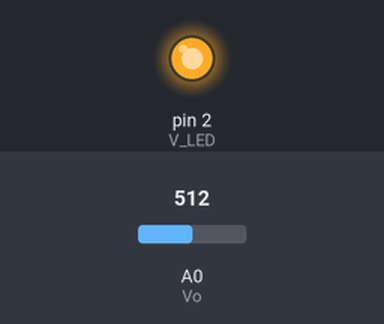
The sketch below on a simulated Arduino Uno, built with avr-gcc and run on an emulated ATmega328P. On the bench: output pins drawn as LEDs (lit = HIGH). The inputs (shaded band) are chosen by the test bench; at power-on: A0 (Vo) = 512. What the sketch prints to the serial monitor is not drawn.

Above: at 0.1 s.
Timing chart, 0 to 1.6 s (numbered marks = the images above):
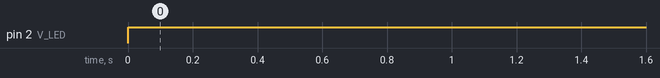

Measured:
- by itself, pin 2 (V_LED): LOW → HIGH at 0.00 s

The sketch:

sketch_nov09a.ino
```cpp
//#define no_dust 0.3
//#define dustout A0
//#define v_led 8
//
//void setup(){
//  Serial.begin(9600);
//  pinMode(v_led, OUTPUT);
//  pinMode(dustout, INPUT);
//}
//
//int r = 1;
//float dust_density = 0;
//void loop(){
//  digitalWrite(v_led, LOW);
//  delayMicroseconds(280);
//  float vo_value = analogRead(dustout);
//  delayMicroseconds(40);
//  digitalWrite(v_led, HIGH);
//  delayMicroseconds(9680);
//
//  Serial.println(vo_value);
//  if(Serial.available()){
//    r = r + (Serial.read() - '0');
//  }
//  delay(1200);
// }
//
// float get_voltage(float value){
//   return value * 5.0 / 1024.0;
// }
// float get_dust_density(float voltage){
//   return (voltage - no_dust) / 0.005;
// }

int Vo = 14;
int V_LED = 2;

float Vo_value = 0;
float Voltage = 0;
float dustDensity = 0;

void setup(){
  Serial.begin(9600);
  pinMode(V_LED, OUTPUT);
  pinMode(Vo, INPUT);
}

void loop(){
  digitalWrite(V_LED, LOW);
  delayMicroseconds(280);
  Vo_value = analogRead(Vo);
  delayMicroseconds(40);
  digitalWrite(V_LED, HIGH);
  delayMicroseconds(9680);

  Voltage = Vo_value * 5.0/1024.0;
  dustDensity = (Voltage - 0.3) / 0.005;

//  Serial.print("volatage: ");
//  Serial.println(Voltage);
//  Serial.print("dustDensity: ");
  Serial.print("start");
  Serial.print((int)dustDensity);
  Serial.println("end");

  delay(100);
}
```
